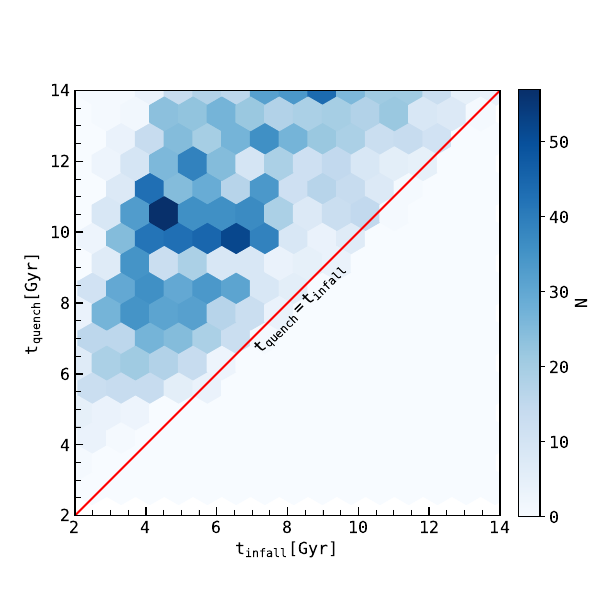

Python code for this plot:

import pylab as pl
import numpy as np
import matplotlib as mpl
import matplotlib.pyplot as plt
from matplotlib.ticker import (MultipleLocator, FormatStrFormatter,
                               AutoMinorLocator)
M_h, m_s, t_i, t_q, sfr = np.loadtxt("data_plot_RefL0100N1504.txt", unpack=True, usecols=( 2, 3, 4, 5, 6))


keep_these = np.where(t_q != 14.134423953091941) #
and_these = np.where((t_i<=t_q))
q_before_i = np.where((t_i>=t_q))
unquenched = np.where(t_q == 14.134423953091941)

a =set((and_these[0]))
b = set((keep_these[0]))
c = b.intersection(a)
c = np.array(list(c))
font = {'family' : 'monospace',
        'size'   : '12'}
plt.rc('font', **font)
#pl.scatter(t_i,t_q,lw=0.5,c='k',edgecolor='w')  #overlaying the sample points
fig = plt.figure(figsize=[6,6])

ax = fig.add_subplot(111)
ax.set_aspect('equal')                           #sub-plot area 2 out of 2

heatmap = ax.hexbin(t_i[c],t_q[c],C=None,gridsize=15,bins=None,mincnt=0,cmap='Blues')
ax.plot(np.linspace(0,14,10),np.linspace(0,14,10), c='red')
#cbar = fig.colorbar(heatmap, ax=ax)

cbar = plt.colorbar(heatmap,fraction=0.046, pad=0.04)
cbar.set_label(r'$\mathtt{N}$', rotation=90)
#ax2 = ax.twiny()
ax.set_aspect('equal')
minorLocatory = AutoMinorLocator()
minorLocatorx = AutoMinorLocator()


#cbar.minorticks_on()

ax.text(8.4,9.2, r'$ \mathtt{t_{quench} = t_{infall}}  $',
         rotation=45,
         horizontalalignment='center',
         verticalalignment='top',
         multialignment='center')
ax.xaxis.set_minor_locator(minorLocatorx)
ax.yaxis.set_minor_locator(minorLocatory)
ax.tick_params(axis='both', direction='in', length=6, width=1.1,which = 'major', colors='black',
               grid_color='black', grid_alpha=0.4)
ax.tick_params(which='minor', length=4, color='black',direction='in')
ax.axis('image')                            #necessary for correct aspect ratio
ax.set_xlim(2,14)
ax.set_ylim(2,14)
ax.set_ylabel(r'$\mathtt{t_{quench}[Gyr]}$')
ax.set_xlabel(r'$\mathtt{t_{infall}[Gyr]}$')
plt.savefig('hexbins.pdf', format ='pdf')
plt.show()